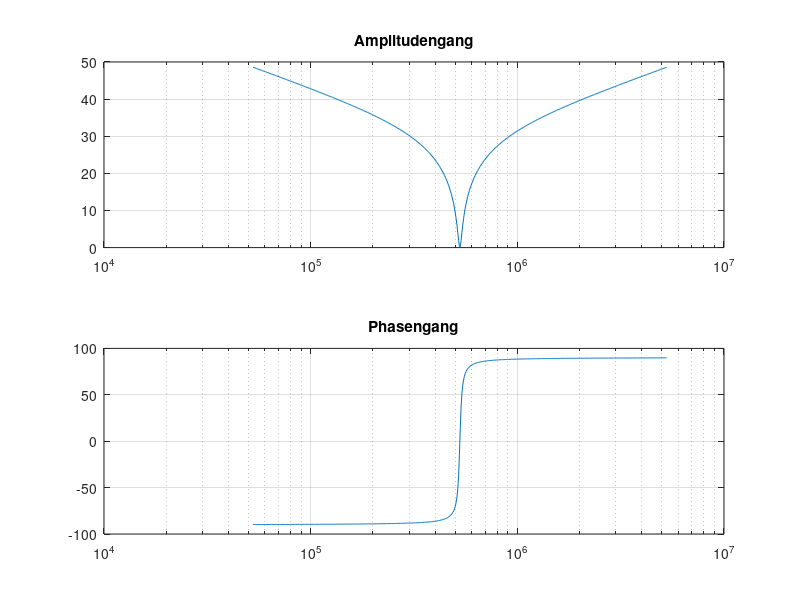
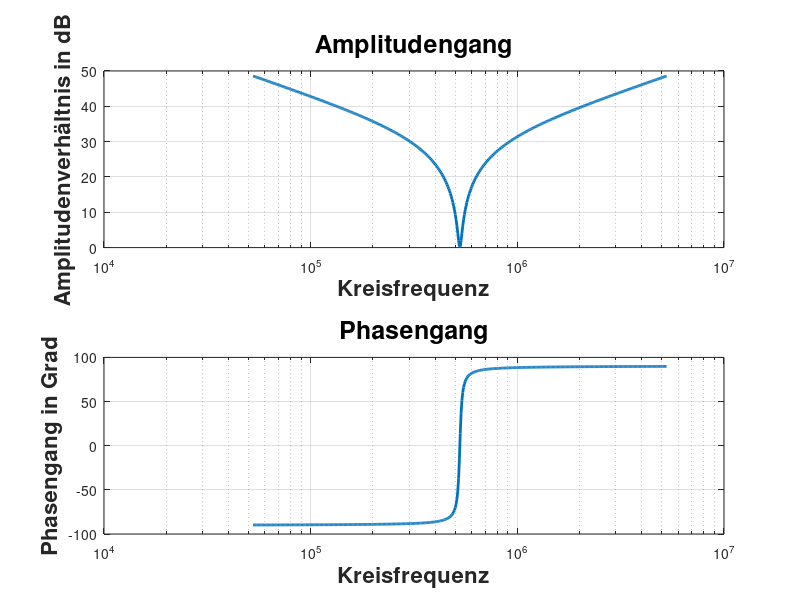

Write the MATLAB code that produced these figures, in order.
%--------------------------------------------------------------
% Elektrische Systeme 1 
% Musterloesung - Aufgabe 32
% Prof. Dr.-Ing. V. Sommer, Beuth Hochschule fuer Technik Berlin
%--------------------------------------------------------------
%
% Das uebliche vorgehen
%
clear
close all
home
%
% Definition der zu benutzenden bzw. gegebenen Grössen
%
C = 20e-9;  % in F
L = 180e-6; % in H
R = 3.5;    % in Ohm
I = 10e-3;  % in A
%
% Resonanzfrequenz
%
om_0 = 1/sqrt(L*C); % Thomsonsche-Gleichung, der Kreisfrequenz omega !!
f0 = om_0/(2*pi)    % Angabe der Resonanzfrequenz  
%
% Berechnug des Kennwiderstands
%
Zk = sqrt(L/C)
%
% Berechnug der Guete
%
Q = Zk/R
%
% Berechnug der Bandbreite
%
b = om_0/(2*pi*Q) % Ist natuerlich identisch zu f0/Q
%
% Eckfrequenzen -> Nach Def. Skript ES1_06_Frequenzabhaengigkeit, Seite 10
%
om_p45 = sqrt(om_0^2+(om_0/(2*Q))^2) + om_0/(2*Q)
om_m45 = sqrt(om_0^2+(om_0/(2*Q))^2) - om_0/(2*Q)
%
% Spannungen bei Resonanzfrequenz
% -> Nach Skript ES1_06_Frequenzabhaengigkeit, Seite 16
%
UR = I*R
UL_0 = j*I*Zk
UC_0 = -j*I*Zk
%
% Zusatz: Berechnung des Frequenzganges und Darstellung im Bodediagramm
%
figure(1)
om = logspace(log10(om_0/10), log10(om_0*10),500); % in 1/s
Z = R + j*om*L + 1./(j*om*C);
Betrag = 20*log10(abs(Z/R)); % Betrag in dB 
Phase = 180/pi * angle(Z);   % Phase in deg
subplot(2,1,1)
semilogx(om, Betrag)
grid
title('Amplitudengang')
subplot(2,1,2)
semilogx(om, Phase)
grid
title('Phasengang')
%
% Schoenere Grafik
%
% Zusatz: Berechnung des Frequenzganges und Darstellung im Bodediagramm
%
figure(2)
om = logspace(log10(om_0/10), log10(om_0*10),500); % in 1/s
Z = R + j*om*L + 1./(j*om*C);
Betrag = 20*log10(abs(Z/R)); % Betrag in dB 
Phase = 180/pi * angle(Z);   % Phase in deg
subplot(2,1,1)
set(semilogx(om, Betrag),"linewidth",2)
grid
set(title('Amplitudengang'),"fontsize",18)
xlabel('Kreisfrequenz','FontSize',16,'FontWeight','bold')
ylabel('Amplitudenverhältnis in dB','FontSize',16,'FontWeight','bold')
subplot(2,1,2)
set(semilogx(om, Phase),"linewidth",2)
grid
set(title('Phasengang'),"fontsize",18)
xlabel('Kreisfrequenz','FontSize',16,'FontWeight','bold')
ylabel('Phasengang in Grad','FontSize',16,'FontWeight','bold')
%